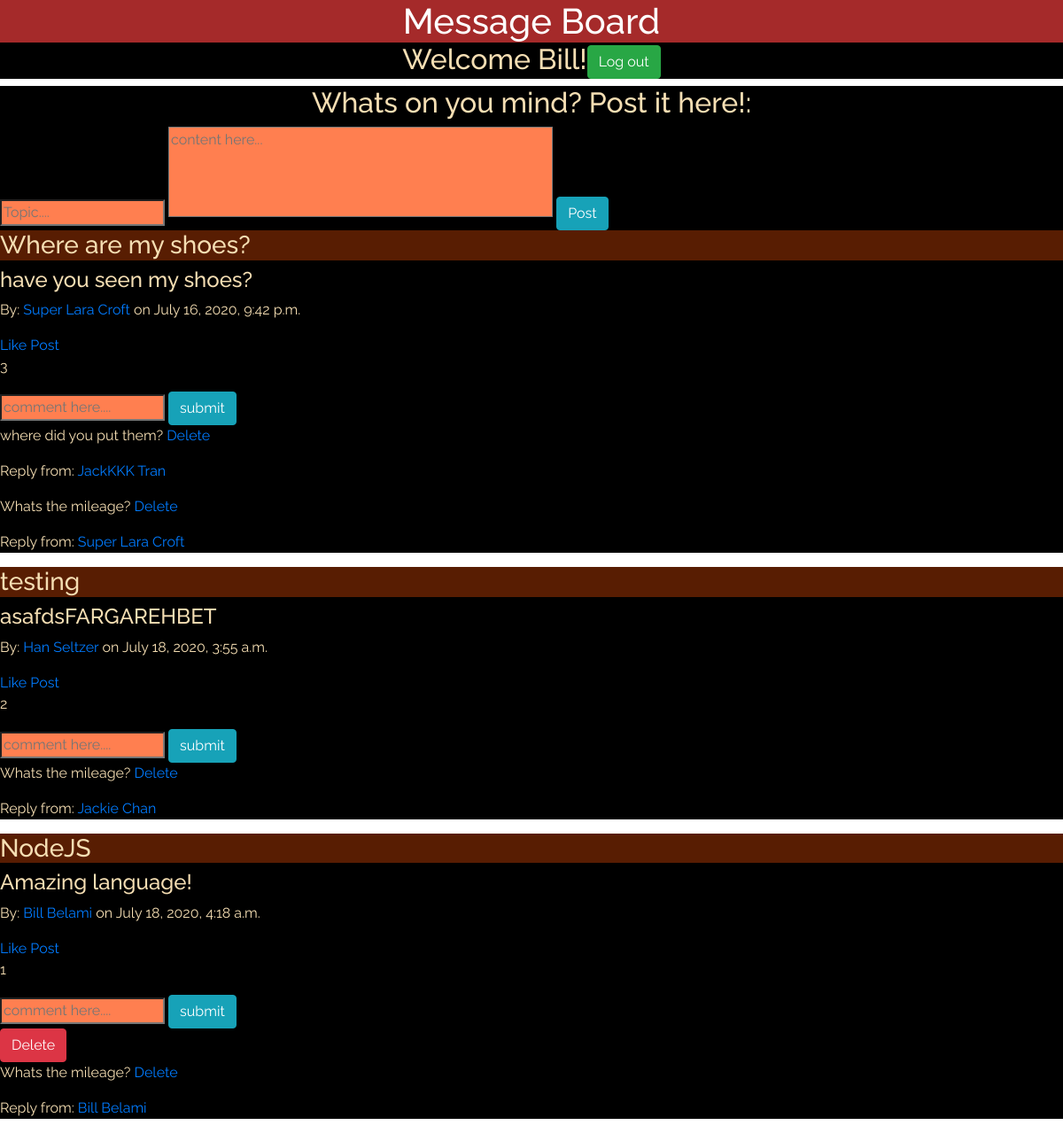
The page /posts/ (signed in) on the database its author committed.
### log_reg_app/models.py (models this page shows, shortened)
class User(models.Model):
    first_name = models.CharField(max_length=255)
    last_name = models.CharField(max_length=255)
    email = models.EmailField(unique=True)
    birth_date = models.DateTimeField()
    password = models.CharField(max_length=255)
    created_at = models.DateTimeField(auto_now_add=True)
    updated_at = models.DateTimeField(auto_now=True)
    objects = UserManager()

### dashboard/models.py (models this page shows, shortened)
class Post(models.Model):
    title = models.CharField(max_length=255)
    content = models.CharField(max_length=255)
    user_likes = models.ManyToManyField(User, related_name='liked_posts')
    created_at = models.DateTimeField(auto_now_add=True)
    updated_at = models.DateTimeField(auto_now=True)
    author = models.ForeignKey(User, on_delete=models.CASCADE, related_name="posts")

class Comment(models.Model):
    comment = models.CharField(max_length=255)
    author = models.ForeignKey(User, related_name='user_comments', on_delete=models.CASCADE)
    message_post = models.ForeignKey(Post, related_name="post_comments", on_delete=models.CASCADE)

### dashboard/views.py (the view)
# urls.py: path('', views.dashboard),
def dashboard(request):
    if 'user_id' not in request.session:
        return redirect ('/')
    context = {
        'user': User.objects.get(id=request.session['user_id']),
        'post': Post.objects.all(),
    }
    return render (request, 'dashboard/index.html', context)

### dashboard/templates/dashboard/index.html (shortened to what this page needs)
<!DOCTYPE html>
<html lang="en">
<head>
    <link href="https://stackpath.bootstrapcdn.com/bootstrap/4.5.0/css/bootstrap.min.css" rel="stylesheet"
>
    {% load static %}
    <link rel="stylesheet" href="{% static 'css/style.css' %}">
</head>
<body>
    <h1>Message Board</h1>
    <h2>Welcome {{ user.first_name }}!<a class="btn btn-success" href="/logout">Log out</a></h2>
    <div id='message_area' >
        <h2>Whats on you mind? Post it here!:</h2>
        <form action="/posts/post_message" method=POST>
            <input  id="title_text" type="text" placeholder="Topic...."name='title'>
            <textarea id="content_text" type="text" placeholder="content here..." name='content' rows="4" cols="50"></textarea>
            <input class="btn btn-info" type="submit" value="Post">
        </form>
    </div>
    {% for post in post %}
        <div class="post">
            <h3 class="post_title">{{ post.title }}</h3>
            <h4>{{ post.content }}</h4>
            <p>By: <a href="/posts/user_profile/{{post.author.id}}">{{ post.author.first_name }} {{ post.author.last_name }}</a> on {{ post.created_at }}</p>
            <a href="/posts/like/{{post.id}}">Like Post</a>
                <p>{{ post.user_likes.count }}</p>
            <form class="form_field"  action="/posts/add_comment/{{post.id}}" method=POST>
                <input class="comment_box" type="text" placeholder="comment here...." name='comment'>
                <input class="btn btn-info" type="submit" value='submit'>
            </form>
            {% if post.author.id == request.session.user_id %}
                <a class="btn btn-danger" href="/posts/{{ post.id }}/delete">Delete</a>
            {% endif %}
            {% for comment in post.post_comments.all %}
                <p>{{comment.comment}} <a href="/posts/delete/{{comment.id}}">Delete</a></p>
                <p>Reply from: <a href="/posts/user_profile/{{comment.author.id}}">{{comment.author.first_name}} {{comment.author.last_name}}</a> </p>
            {% endfor %}
        </div>
    {% endfor %}
</body>
</html>

### log_reg_app/static/css/style.css (style rules this page uses)
* { font-family: 'Raleway', sans-serif; color: wheat; }
h1 { color: white; background-color: brown; margin: 0; text-align: center; }
h2 { background-color: black; text-align: center; }
.post { background-color: black; }
.post_title { background-color: rgb(88, 29, 2); }
textarea, .comment_box, #title_text { resize: none; background-color: coral; margin: 0; }
#message_area { background-color: black; }

### rows shown on the page
User: first_name "Bill"
Post: title "Where are my shoes?", content "have you seen my shoes?", author.first_name "Super Lara", author.last_name "Croft", created_at "July 16, 2020, 9:42 p.m.", user_likes.count "3"
Comment: comment "where did you put them?", author.first_name "JackKKK", author.last_name "Tran"
Comment: comment "Whats the mileage?", author.first_name "Super Lara", author.last_name "Croft"
Post: title "testing", content "asafdsFARGAREHBET", author.first_name "Han", author.last_name "Seltzer", created_at "July 18, 2020, 3:55 a.m.", user_likes.count "2"
Comment: comment "Whats the mileage?", author.first_name "Jackie", author.last_name "Chan"
Post: title "NodeJS", content "Amazing language!", author.first_name "Bill", author.last_name "Belami", created_at "July 18, 2020, 4:18 a.m.", user_likes.count "1"
Comment: comment "Whats the mileage?", author.first_name "Bill", author.last_name "Belami"
